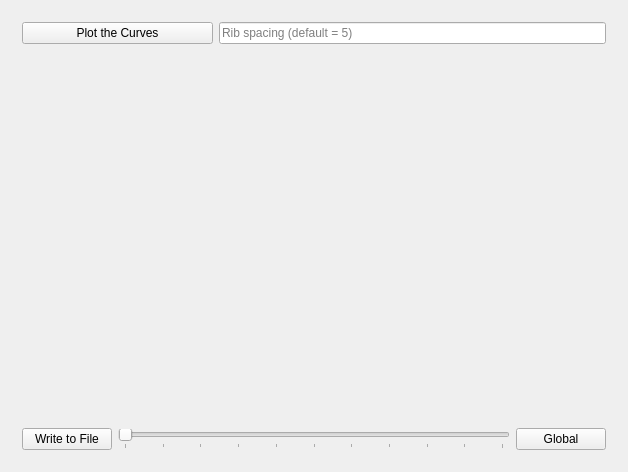
<?xml version="1.0" encoding="UTF-8"?>
<ui version="4.0">
 <class>powertransViewPlotControls</class>
 <widget class="QWidget" name="powertransViewPlotControls">
  <property name="geometry">
   <rect>
    <x>0</x>
    <y>0</y>
    <width>628</width>
    <height>471</height>
   </rect>
  </property>
  <property name="windowTitle">
   <string>QmitkTemplate</string>
  </property>
  <layout class="QVBoxLayout" name="verticalLayout">
   <item>
    <widget class="QWidget" name="Controls_1" native="true">
     <layout class="QGridLayout" name="gridLayout">
      <item row="1" column="1" colspan="2">
       <widget class="QLineEdit" name="lineEdit_F">
        <property name="placeholderText">
         <string>Rib spacing (default = 5)</string>
        </property>
       </widget>
      </item>
      <item row="1" column="0">
       <widget class="QPushButton" name="button_1">
        <property name="toolTip">
         <string>Do image processing</string>
        </property>
        <property name="text">
         <string>Plot the Curves</string>
        </property>
       </widget>
      </item>
     </layout>
    </widget>
   </item>
   <item>
    <widget class="QVTKOpenGLWidget" name="widget_1" native="true">
     <property name="sizePolicy">
      <sizepolicy hsizetype="Minimum" vsizetype="MinimumExpanding">
       <horstretch>0</horstretch>
       <verstretch>0</verstretch>
      </sizepolicy>
     </property>
     <property name="minimumSize">
      <size>
       <width>400</width>
       <height>350</height>
      </size>
     </property>
    </widget>
   </item>
   <item>
    <widget class="QWidget" name="Controls_2" native="true">
     <layout class="QHBoxLayout" name="horizontalLayout">
      <item>
       <widget class="QPushButton" name="button_2">
        <property name="minimumSize">
         <size>
          <width>90</width>
          <height>0</height>
         </size>
        </property>
        <property name="text">
         <string>Write to File</string>
        </property>
       </widget>
      </item>
      <item>
       <widget class="QSlider" name="horizontalSlider">
        <property name="minimum">
         <number>0</number>
        </property>
        <property name="maximum">
         <number>10</number>
        </property>
        <property name="sliderPosition">
         <number>0</number>
        </property>
        <property name="tracking">
         <bool>true</bool>
        </property>
        <property name="orientation">
         <enum>Qt::Horizontal</enum>
        </property>
        <property name="tickPosition">
         <enum>QSlider::TicksBelow</enum>
        </property>
        <property name="tickInterval">
         <number>1</number>
        </property>
       </widget>
      </item>
      <item>
       <widget class="QPushButton" name="button_3">
        <property name="minimumSize">
         <size>
          <width>90</width>
          <height>0</height>
         </size>
        </property>
        <property name="text">
         <string>Global</string>
        </property>
        <property name="checkable">
         <bool>true</bool>
        </property>
       </widget>
      </item>
     </layout>
    </widget>
   </item>
   <item>
    <spacer name="spacer">
     <property name="orientation">
      <enum>Qt::Vertical</enum>
     </property>
     <property name="sizeType">
      <enum>QSizePolicy::Expanding</enum>
     </property>
     <property name="sizeHint" stdset="0">
      <size>
       <width>20</width>
       <height>22</height>
      </size>
     </property>
    </spacer>
   </item>
  </layout>
 </widget>
 <layoutdefault spacing="6" margin="11"/>
 <customwidgets>
  <customwidget>
   <class>QVTKOpenGLWidget</class>
   <extends>QWidget</extends>
   <header>QVTKOpenGLWidget.h</header>
   <container>1</container>
  </customwidget>
 </customwidgets>
 <resources/>
 <connections/>
</ui>
